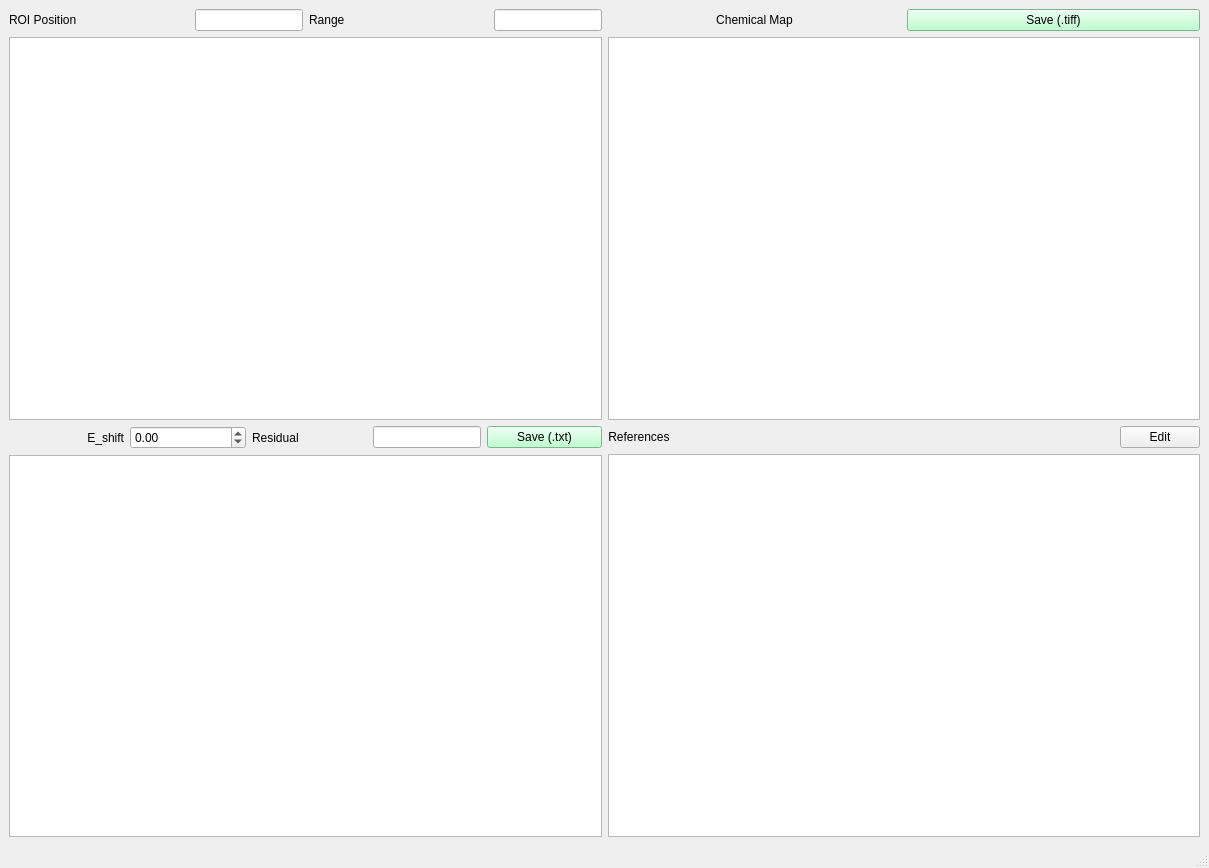
<?xml version="1.0" encoding="UTF-8"?>
<ui version="4.0">
 <class>mainWindow</class>
 <widget class="QMainWindow" name="mainWindow">
  <property name="geometry">
   <rect>
    <x>0</x>
    <y>0</y>
    <width>1209</width>
    <height>868</height>
   </rect>
  </property>
  <property name="windowTitle">
   <string>XANES View</string>
  </property>
  <property name="styleSheet">
   <string notr="true">font: 12pt &quot;MS Shell Dlg 2&quot;;</string>
  </property>
  <widget class="QWidget" name="centralwidget">
   <layout class="QGridLayout" name="gridLayout_7">
    <item row="0" column="0">
     <layout class="QGridLayout" name="gridLayout_3">
      <item row="0" column="0">
       <layout class="QGridLayout" name="gridLayout">
        <item row="0" column="0">
         <layout class="QHBoxLayout" name="horizontalLayout_3">
          <item>
           <widget class="QLabel" name="label">
            <property name="text">
             <string>ROI Position</string>
            </property>
           </widget>
          </item>
          <item>
           <widget class="QLineEdit" name="le_roi_xs">
            <property name="sizePolicy">
             <sizepolicy hsizetype="Fixed" vsizetype="Fixed">
              <horstretch>0</horstretch>
              <verstretch>0</verstretch>
             </sizepolicy>
            </property>
            <property name="readOnly">
             <bool>true</bool>
            </property>
           </widget>
          </item>
         </layout>
        </item>
        <item row="0" column="1">
         <layout class="QHBoxLayout" name="horizontalLayout_2">
          <item>
           <widget class="QLabel" name="label_2">
            <property name="text">
             <string>Range</string>
            </property>
           </widget>
          </item>
          <item>
           <widget class="QLineEdit" name="le_roi_xe">
            <property name="sizePolicy">
             <sizepolicy hsizetype="Fixed" vsizetype="Fixed">
              <horstretch>0</horstretch>
              <verstretch>0</verstretch>
             </sizepolicy>
            </property>
            <property name="readOnly">
             <bool>true</bool>
            </property>
           </widget>
          </item>
         </layout>
        </item>
       </layout>
      </item>
      <item row="1" column="0">
       <widget class="ImageView" name="image_view">
        <property name="sizePolicy">
         <sizepolicy hsizetype="Expanding" vsizetype="Expanding">
          <horstretch>0</horstretch>
          <verstretch>0</verstretch>
         </sizepolicy>
        </property>
       </widget>
      </item>
     </layout>
    </item>
    <item row="0" column="1">
     <layout class="QGridLayout" name="gridLayout_4">
      <item row="0" column="0">
       <widget class="QLabel" name="label_10">
        <property name="styleSheet">
         <string notr="true">font: 14pt &quot;MS Shell Dlg 2&quot;;</string>
        </property>
        <property name="text">
         <string>Chemical Map</string>
        </property>
        <property name="alignment">
         <set>Qt::AlignCenter</set>
        </property>
       </widget>
      </item>
      <item row="0" column="1">
       <widget class="QPushButton" name="pb_save_chem_map">
        <property name="styleSheet">
         <string notr="true">background-color: rgb(170, 255, 194);</string>
        </property>
        <property name="text">
         <string>Save (.tiff)</string>
        </property>
       </widget>
      </item>
      <item row="1" column="0" colspan="2">
       <widget class="ImageView" name="image_view_maps">
        <property name="sizePolicy">
         <sizepolicy hsizetype="Expanding" vsizetype="Expanding">
          <horstretch>0</horstretch>
          <verstretch>0</verstretch>
         </sizepolicy>
        </property>
       </widget>
      </item>
     </layout>
    </item>
    <item row="1" column="0">
     <layout class="QGridLayout" name="gridLayout_5">
      <item row="0" column="0">
       <layout class="QGridLayout" name="gridLayout_2">
        <item row="0" column="0">
         <widget class="QLabel" name="label_6">
          <property name="text">
           <string>E_shift</string>
          </property>
          <property name="alignment">
           <set>Qt::AlignRight|Qt::AlignTrailing|Qt::AlignVCenter</set>
          </property>
         </widget>
        </item>
        <item row="0" column="1">
         <widget class="QDoubleSpinBox" name="sb_e_shift">
          <property name="minimum">
           <double>-10.000000000000000</double>
          </property>
          <property name="maximum">
           <double>10.000000000000000</double>
          </property>
          <property name="singleStep">
           <double>0.500000000000000</double>
          </property>
         </widget>
        </item>
        <item row="0" column="2">
         <widget class="QLabel" name="label_11">
          <property name="text">
           <string>Residual</string>
          </property>
         </widget>
        </item>
        <item row="0" column="3">
         <widget class="QLineEdit" name="le_r_sq">
          <property name="sizePolicy">
           <sizepolicy hsizetype="Fixed" vsizetype="Fixed">
            <horstretch>0</horstretch>
            <verstretch>0</verstretch>
           </sizepolicy>
          </property>
         </widget>
        </item>
        <item row="0" column="4">
         <widget class="QPushButton" name="pb_save_spe_fit">
          <property name="styleSheet">
           <string notr="true">background-color: rgb(170, 255, 194);</string>
          </property>
          <property name="text">
           <string>Save (.txt)</string>
          </property>
         </widget>
        </item>
       </layout>
      </item>
      <item row="1" column="0">
       <widget class="PlotWidget" name="spectrum_view"/>
      </item>
     </layout>
    </item>
    <item row="1" column="1">
     <layout class="QGridLayout" name="gridLayout_6">
      <item row="1" column="0" colspan="3">
       <widget class="PlotWidget" name="spectrum_view_refs"/>
      </item>
      <item row="0" column="2">
       <widget class="QPushButton" name="pb_edit_refs">
        <property name="text">
         <string>Edit</string>
        </property>
       </widget>
      </item>
      <item row="0" column="0">
       <widget class="QLabel" name="label_9">
        <property name="styleSheet">
         <string notr="true">font: 14pt &quot;MS Shell Dlg 2&quot;;</string>
        </property>
        <property name="text">
         <string>References</string>
        </property>
        <property name="alignment">
         <set>Qt::AlignCenter</set>
        </property>
       </widget>
      </item>
      <item row="0" column="1">
       <spacer name="horizontalSpacer">
        <property name="orientation">
         <enum>Qt::Horizontal</enum>
        </property>
        <property name="sizeHint" stdset="0">
         <size>
          <width>40</width>
          <height>20</height>
         </size>
        </property>
       </spacer>
      </item>
     </layout>
    </item>
   </layout>
  </widget>
  <widget class="QMenuBar" name="menubar">
   <property name="geometry">
    <rect>
     <x>0</x>
     <y>0</y>
     <width>1209</width>
     <height>30</height>
    </rect>
   </property>
  </widget>
  <widget class="QStatusBar" name="statusbar"/>
 </widget>
 <customwidgets>
  <customwidget>
   <class>ImageView</class>
   <extends>QGraphicsView</extends>
   <header>pyqtgraph</header>
  </customwidget>
  <customwidget>
   <class>PlotWidget</class>
   <extends>QGraphicsView</extends>
   <header>pyqtgraph</header>
  </customwidget>
 </customwidgets>
 <resources/>
 <connections/>
</ui>
